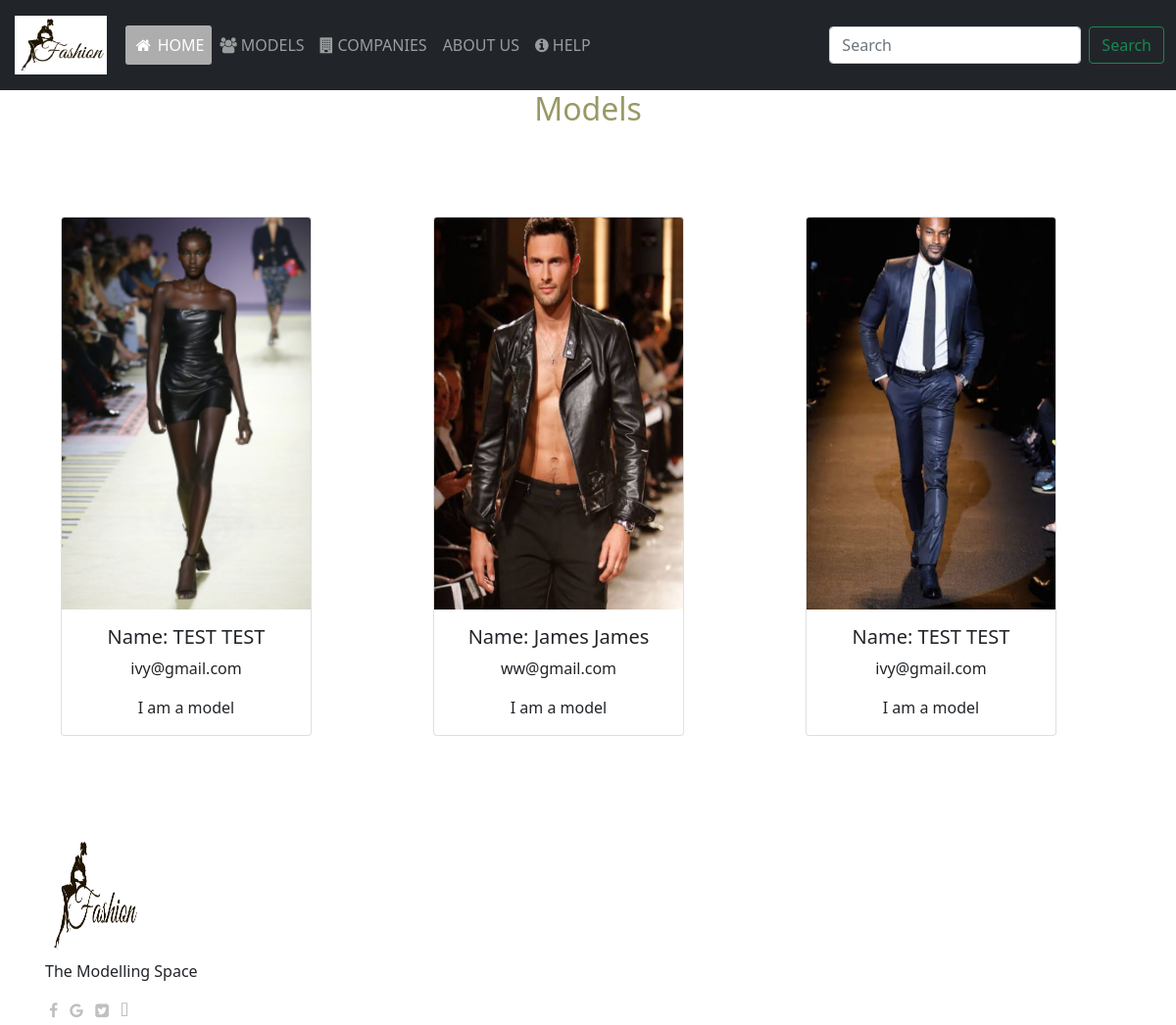
Page /men.php on the committed database.
### tables this page shows
CREATE TABLE `users` (
  `id` int(11) NOT NULL,
  `firstname` varchar(255) NOT NULL,
  `lastname` varchar(255) NOT NULL,
  `dob` date NOT NULL,
  `email` varchar(255) NOT NULL,
  `phone` int(12) NOT NULL,
  `gender` varchar(10) NOT NULL,
  `type` varchar(255) NOT NULL,
  `state` varchar(255) NOT NULL,
  `county` varchar(255) NOT NULL,
  `zip` varchar(255) NOT NULL,
  `experince` varchar(120) NOT NULL,
  `height` varchar(12) NOT NULL,
  `username` varchar(255) NOT NULL,
  `password` varchar(255) NOT NULL,
  `about` text NOT NULL,
  `profileImage` varchar(255) NOT NULL
);

### men.php (the view, shortened to what this page needs)
<?php
include('config.php');
?>
<!DOCTYPE html>
<html lang="en">
<head>
	<link rel="stylesheet" href="mystyle.css">
    <link rel="stylesheet" href="https://cdn.jsdelivr.net/npm/@fortawesome/fontawesome-free@5.15.3/css/fontawesome.min.css">
    <link href="https://cdn.jsdelivr.net/npm/bootstrap@5.0.0-beta1/dist/css/bootstrap.min.css" rel="stylesheet">
    <link rel="stylesheet" href="https://cdn.jsdelivr.net/npm/bootstrap@5.0.0-beta3/dist/css/bootstrap.min.css" rel="stylesheet">
    <link rel="stylesheet" href="https://cdnjs.cloudflare.com/ajax/libs/font-awesome/4.7.0/css/font-awesome.min.css">
</head>
<body>
    <nav class="navbar navbar-expand-lg navbar-dark bg-dark">
		<div class="container-fluid">
			<a class="navbar-brand" href="#"><img src="images/imagelogo.PNG" class="logo"></a>
			<div class="collapse navbar-collapse" id="navbarSupportedContent">
				<ul class="navbar-nav me-auto mb-2 mb-lg-0">
					<li class="nav-item">
						<a class="nav-link active" aria-current="page" href="myhome.html"><i class="fa fa-home fa-fw" aria-hidden="true"></i>&nbsp;HOME</a>
					</li>
					<li class="nav-item">
						<a class="nav-link" href="myhome.html#models"><i class="fa fa-users" aria-hidden="true"></i>&nbsp;MODELS</a>
					</li>
					<li class="nav-item">
						<a class="nav-link" href="#" tabindex="-1"><i class="fa fa-building" aria-hidden="true"></i>&nbsp;COMPANIES</a>
					</li>
					<li class="nav-item">
						<a class="nav-link" href="myhome.html#about" tabindex="-1">ABOUT US</a>
					</li>
					<li class="nav-item">
						<a class="nav-link" href="#" tabindex="-1"><i class="fa fa-info-circle" aria-hidden="true"></i>&nbsp;HELP</a>
					</li>
				</ul>
				<form class="d-flex">
					<input class="form-control me-2" type="search" placeholder="Search" aria-label="Search">
					<button class="btn btn-outline-success" type="submit">Search</button>
				</form>
			</div>
		</div>
	</nav>
	<div class="container">
		<header>
			<h2 class="header">Models</h2>
		</header>
		<?php $gender = 'female';
		$sql = "SELECT * FROM `users` ";
		$result = $conn->query($sql);
		?>
		<div class="row">
			<?php
				while($row = $result->fetch_assoc()) {
					$imageURL = 'images/'.$row["profileImage"];
				?>
				<div style="padding: 2rem;" class="col-md-4">
					<div class="card" style="width: 16rem;">
						<img src="<?php echo $imageURL; ?>" class="card-img-top" alt="..." style="height: 25rem">
						<div class="card-body">
							<h5 class="card-title">Name: <?php echo $row['firstname']." ".$row['lastname']; ?></h5>
							<p class="card-text"><?php echo $row['email'] ?></p>
							<p class="card-text"><?php echo $row['about'] ?></p>
						</div>
						</div>
				</div>
				<?php } ?>
		</div>
	</div>
</body>
<footer class="full-footer">
	<div class="container top-footer p-md-3 p-1">
		<div class="row">
			<div class="col-md-3 pl-1 pr-4">
				<img src="images/imagelogo.PNG" class="logo">
				<p>The Modelling Space</p>
				<a style="color: silver;" class="p-1" href="#"><i class="fa fa-facebook"></i></a>
				<a style="color: silver;" class="p-1" href="#"><i class="fa fa-google"></i></a>
				<a style="color: silver;" class="p-1" href="#"><i class="fa fa-twitter-square"></i></a>
				<a style="color: silver;" class="p-1" href="#"><i class="fa fa-instagram-square"></i></a>
			</div>
		</div>
	</div>
</footer>
</html>

### mystyle.css (style rules this page uses)
* { padding: 0; margin: 0; box-sizing: border-box; }
body { color: #000; }
.active, .menu-bar ul li:hover { background: #ADADAD; border-radius: 3px; }
.row { padding-top: 50px; }
.logo { width: 100px; padding: 3px; height: 100%; }
h2 { text-align: center; color: #999966; }
.row { margin-top: 3%; display: flex; justify-content: space-between; }
.card-body { text-align: center; }

### rows in the picture
users: profileImage (picture), firstname "TEST", lastname "TEST", email "ivy@gmail.com", about "I am a model"
users: profileImage (picture), firstname "James", lastname "James", email "ww@gmail.com", about "I am a model"
users: profileImage (picture), firstname "TEST", lastname "TEST", email "ivy@gmail.com", about "I am a model"
